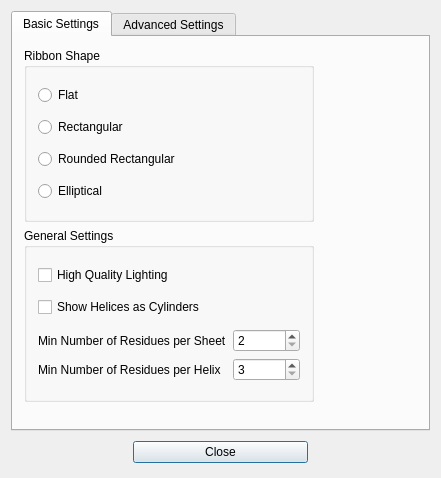
<?xml version="1.0" encoding="UTF-8"?>
<ui version="4.0">
 <class>dlg_cartoon</class>
 <widget class="QDialog" name="dlg_cartoon">
  <property name="geometry">
   <rect>
    <x>0</x>
    <y>0</y>
    <width>441</width>
    <height>478</height>
   </rect>
  </property>
  <property name="windowTitle">
   <string>Cartoon Properties</string>
  </property>
  <layout class="QVBoxLayout" name="verticalLayout_5">
   <item>
    <widget class="QTabWidget" name="tabWidget2">
     <property name="currentIndex">
      <number>0</number>
     </property>
     <widget class="QWidget" name="tabBasic">
      <attribute name="title">
       <string>Basic Settings</string>
      </attribute>
      <layout class="QGridLayout" name="gridLayout_2">
       <item row="0" column="0">
        <widget class="QGroupBox" name="groupBox">
         <property name="title">
          <string>Ribbon Shape</string>
         </property>
         <layout class="QVBoxLayout" name="verticalLayout">
          <item>
           <widget class="QRadioButton" name="m_pShapeFlat">
            <property name="text">
             <string>Flat</string>
            </property>
            <attribute name="buttonGroup">
             <string>m_pRibbonShape</string>
            </attribute>
           </widget>
          </item>
          <item>
           <widget class="QRadioButton" name="m_pShapeRectangular">
            <property name="text">
             <string>Rectangular</string>
            </property>
            <attribute name="buttonGroup">
             <string>m_pRibbonShape</string>
            </attribute>
           </widget>
          </item>
          <item>
           <widget class="QRadioButton" name="m_pShapeRoundedRectangular">
            <property name="text">
             <string>Rounded Rectangular</string>
            </property>
            <attribute name="buttonGroup">
             <string>m_pRibbonShape</string>
            </attribute>
           </widget>
          </item>
          <item>
           <widget class="QRadioButton" name="m_pShapeElliptical">
            <property name="text">
             <string>Elliptical</string>
            </property>
            <attribute name="buttonGroup">
             <string>m_pRibbonShape</string>
            </attribute>
           </widget>
          </item>
         </layout>
        </widget>
       </item>
       <item row="1" column="0">
        <widget class="QGroupBox" name="groupBox_2">
         <property name="title">
          <string>General Settings</string>
         </property>
         <layout class="QVBoxLayout" name="verticalLayout_2">
          <item>
           <widget class="QCheckBox" name="m_pCheckBoxPerPixelLighting">
            <property name="toolTip">
             <string>High Quality Lighting will have a small impact on rendering speed. It can only be used in conjunction with Vertex/Pixel Shader.</string>
            </property>
            <property name="text">
             <string>High Quality Lighting</string>
            </property>
           </widget>
          </item>
          <item>
           <widget class="QCheckBox" name="m_pCheckBoxHelixCylinder">
            <property name="toolTip">
             <string>This draws helices as cylinders.</string>
            </property>
            <property name="text">
             <string>Show Helices as Cylinders</string>
            </property>
           </widget>
          </item>
          <item>
           <layout class="QGridLayout" name="gridLayout">
            <item row="0" column="0">
             <widget class="QLabel" name="textLabel1">
              <property name="toolTip">
               <string>If a sheet consists of less residues, it will be rendered as a turn.</string>
              </property>
              <property name="text">
               <string>Min Number of Residues per Sheet</string>
              </property>
              <property name="wordWrap">
               <bool>false</bool>
              </property>
             </widget>
            </item>
            <item row="0" column="1">
             <widget class="QSpinBox" name="m_pSpinBoxSheetRes">
              <property name="sizePolicy">
               <sizepolicy hsizetype="Preferred" vsizetype="Fixed">
                <horstretch>0</horstretch>
                <verstretch>0</verstretch>
               </sizepolicy>
              </property>
              <property name="keyboardTracking">
               <bool>false</bool>
              </property>
              <property name="minimum">
               <number>2</number>
              </property>
              <property name="maximum">
               <number>999999</number>
              </property>
             </widget>
            </item>
            <item row="1" column="0">
             <widget class="QLabel" name="textLabel1_2">
              <property name="toolTip">
               <string>If a helix consists of less residues, it will be rendered as turn.</string>
              </property>
              <property name="text">
               <string>Min Number of Residues per Helix</string>
              </property>
              <property name="wordWrap">
               <bool>false</bool>
              </property>
             </widget>
            </item>
            <item row="1" column="1">
             <widget class="QSpinBox" name="m_pSpinBoxHelixRes">
              <property name="keyboardTracking">
               <bool>false</bool>
              </property>
              <property name="minimum">
               <number>3</number>
              </property>
              <property name="maximum">
               <number>999999</number>
              </property>
             </widget>
            </item>
           </layout>
          </item>
         </layout>
        </widget>
       </item>
       <item row="0" column="1">
        <spacer name="horizontalSpacer">
         <property name="orientation">
          <enum>Qt::Horizontal</enum>
         </property>
         <property name="sizeHint" stdset="0">
          <size>
           <width>40</width>
           <height>20</height>
          </size>
         </property>
        </spacer>
       </item>
       <item row="2" column="0">
        <spacer name="spacer6_2_2">
         <property name="orientation">
          <enum>Qt::Vertical</enum>
         </property>
         <property name="sizeType">
          <enum>QSizePolicy::Preferred</enum>
         </property>
         <property name="sizeHint" stdset="0">
          <size>
           <width>20</width>
           <height>16</height>
          </size>
         </property>
        </spacer>
       </item>
      </layout>
     </widget>
     <widget class="QWidget" name="tabAdvanced">
      <attribute name="title">
       <string>Advanced Settings</string>
      </attribute>
      <layout class="QVBoxLayout" name="verticalLayout_4">
       <item>
        <widget class="QGroupBox" name="groupBox_4">
         <property name="title">
          <string>General Settings</string>
         </property>
         <layout class="QVBoxLayout" name="verticalLayout_3">
          <item>
           <widget class="QCheckBox" name="m_pCheckBoxHelixArrowHeads">
            <property name="toolTip">
             <string>This draws arrowheads for the helices, too.</string>
            </property>
            <property name="text">
             <string>Draw Helices with Arrowheads</string>
            </property>
           </widget>
          </item>
          <item>
           <widget class="QCheckBox" name="m_pCheckBoxShader">
            <property name="toolTip">
             <string>Use of pixel and vertex shaders is very efficient for dynamic scenes.</string>
            </property>
            <property name="text">
             <string>Use Vertex/Pixel Shader for
Fast Protein Dynamics Rendering</string>
            </property>
           </widget>
          </item>
          <item>
           <widget class="QCheckBox" name="m_pCheckBoxPeptidePlanes">
            <property name="toolTip">
             <string>This shows simply estimated peptide planes.</string>
            </property>
            <property name="text">
             <string>Show Approximated Peptide Planes</string>
            </property>
           </widget>
          </item>
         </layout>
        </widget>
       </item>
       <item>
        <widget class="QGroupBox" name="groupBox_3">
         <property name="title">
          <string>Geometry Settings</string>
         </property>
         <layout class="QGridLayout" name="gridLayout_3">
          <item row="0" column="0">
           <widget class="QLabel" name="textLabel2_2_2">
            <property name="toolTip">
             <string>Set the diameter scaling factor for the tube parts.</string>
            </property>
            <property name="text">
             <string>Tube Diameter</string>
            </property>
            <property name="wordWrap">
             <bool>false</bool>
            </property>
           </widget>
          </item>
          <item row="0" column="1">
           <widget class="QDoubleSpinBox" name="m_pCartoonTubeDiameter">
            <property name="keyboardTracking">
             <bool>false</bool>
            </property>
            <property name="singleStep">
             <double>0.100000000000000</double>
            </property>
           </widget>
          </item>
          <item row="0" column="2" colspan="4">
           <spacer name="horizontalSpacer_3">
            <property name="orientation">
             <enum>Qt::Horizontal</enum>
            </property>
            <property name="sizeType">
             <enum>QSizePolicy::Preferred</enum>
            </property>
            <property name="sizeHint" stdset="0">
             <size>
              <width>88</width>
              <height>24</height>
             </size>
            </property>
           </spacer>
          </item>
          <item row="1" column="0">
           <widget class="QLabel" name="textLabel2_2_2_2">
            <property name="toolTip">
             <string>Set the width and height scaling factor for the sheets.</string>
            </property>
            <property name="text">
             <string>Sheet Width  /  Height</string>
            </property>
            <property name="wordWrap">
             <bool>false</bool>
            </property>
           </widget>
          </item>
          <item row="1" column="1">
           <widget class="QDoubleSpinBox" name="m_pCartoonSheetWidth">
            <property name="keyboardTracking">
             <bool>false</bool>
            </property>
            <property name="singleStep">
             <double>0.100000000000000</double>
            </property>
           </widget>
          </item>
          <item row="1" column="2">
           <spacer name="horizontalSpacer_8">
            <property name="orientation">
             <enum>Qt::Horizontal</enum>
            </property>
            <property name="sizeType">
             <enum>QSizePolicy::Preferred</enum>
            </property>
            <property name="sizeHint" stdset="0">
             <size>
              <width>1</width>
              <height>24</height>
             </size>
            </property>
           </spacer>
          </item>
          <item row="1" column="3">
           <widget class="QLabel" name="textLabel3">
            <property name="text">
             <string>/</string>
            </property>
            <property name="wordWrap">
             <bool>false</bool>
            </property>
           </widget>
          </item>
          <item row="1" column="4">
           <spacer name="horizontalSpacer_9">
            <property name="orientation">
             <enum>Qt::Horizontal</enum>
            </property>
            <property name="sizeType">
             <enum>QSizePolicy::Preferred</enum>
            </property>
            <property name="sizeHint" stdset="0">
             <size>
              <width>2</width>
              <height>24</height>
             </size>
            </property>
           </spacer>
          </item>
          <item row="1" column="5">
           <widget class="QDoubleSpinBox" name="m_pCartoonSheetHeight">
            <property name="keyboardTracking">
             <bool>false</bool>
            </property>
            <property name="singleStep">
             <double>0.100000000000000</double>
            </property>
           </widget>
          </item>
          <item row="2" column="0">
           <widget class="QLabel" name="textLabel2_2_2_3">
            <property name="toolTip">
             <string>Set the width and height scaling factor for helices, where width is in the direction of the helix axis and the height corresponds to the thickness of the helices.</string>
            </property>
            <property name="text">
             <string>Helix Width / Height</string>
            </property>
            <property name="wordWrap">
             <bool>false</bool>
            </property>
           </widget>
          </item>
          <item row="2" column="1">
           <widget class="QDoubleSpinBox" name="m_pCartoonHelixWidth">
            <property name="keyboardTracking">
             <bool>false</bool>
            </property>
            <property name="singleStep">
             <double>0.100000000000000</double>
            </property>
           </widget>
          </item>
          <item row="2" column="2">
           <spacer name="horizontalSpacer_7">
            <property name="orientation">
             <enum>Qt::Horizontal</enum>
            </property>
            <property name="sizeType">
             <enum>QSizePolicy::Preferred</enum>
            </property>
            <property name="sizeHint" stdset="0">
             <size>
              <width>1</width>
              <height>24</height>
             </size>
            </property>
           </spacer>
          </item>
          <item row="2" column="3">
           <widget class="QLabel" name="textLabel3_2">
            <property name="text">
             <string>/</string>
            </property>
            <property name="wordWrap">
             <bool>false</bool>
            </property>
           </widget>
          </item>
          <item row="2" column="4">
           <spacer name="horizontalSpacer_6">
            <property name="orientation">
             <enum>Qt::Horizontal</enum>
            </property>
            <property name="sizeType">
             <enum>QSizePolicy::Preferred</enum>
            </property>
            <property name="sizeHint" stdset="0">
             <size>
              <width>2</width>
              <height>24</height>
             </size>
            </property>
           </spacer>
          </item>
          <item row="2" column="5">
           <widget class="QDoubleSpinBox" name="m_pCartoonHelixHeight">
            <property name="keyboardTracking">
             <bool>false</bool>
            </property>
            <property name="singleStep">
             <double>0.100000000000000</double>
            </property>
           </widget>
          </item>
          <item row="3" column="0">
           <widget class="QLabel" name="textlabel">
            <property name="toolTip">
             <string>Set the number of segments between two consecutive atoms. Increases optical quality but adds quickly very many triangles.</string>
            </property>
            <property name="text">
             <string>Segments per Residue</string>
            </property>
            <property name="wordWrap">
             <bool>false</bool>
            </property>
           </widget>
          </item>
          <item row="3" column="1">
           <widget class="QSpinBox" name="m_pSpinBoxSegments">
            <property name="keyboardTracking">
             <bool>false</bool>
            </property>
            <property name="minimum">
             <number>4</number>
            </property>
            <property name="maximum">
             <number>1000</number>
            </property>
            <property name="value">
             <number>6</number>
            </property>
           </widget>
          </item>
          <item row="3" column="2" colspan="4">
           <spacer name="horizontalSpacer_2">
            <property name="orientation">
             <enum>Qt::Horizontal</enum>
            </property>
            <property name="sizeType">
             <enum>QSizePolicy::Preferred</enum>
            </property>
            <property name="sizeHint" stdset="0">
             <size>
              <width>88</width>
              <height>24</height>
             </size>
            </property>
           </spacer>
          </item>
          <item row="4" column="0">
           <widget class="QLabel" name="textLabel2">
            <property name="minimumSize">
             <size>
              <width>0</width>
              <height>30</height>
             </size>
            </property>
            <property name="toolTip">
             <string>A high number will make the cartoon look much better but produces a lot more triangles. Even values are recommended.</string>
            </property>
            <property name="text">
             <string>Tube/Cylinder Profile Corners</string>
            </property>
            <property name="wordWrap">
             <bool>false</bool>
            </property>
           </widget>
          </item>
          <item row="4" column="1">
           <widget class="QSpinBox" name="m_pSpinBoxTubeCorners">
            <property name="keyboardTracking">
             <bool>false</bool>
            </property>
            <property name="minimum">
             <number>3</number>
            </property>
            <property name="maximum">
             <number>1000</number>
            </property>
            <property name="value">
             <number>6</number>
            </property>
           </widget>
          </item>
          <item row="4" column="2" colspan="4">
           <spacer name="horizontalSpacer_4">
            <property name="orientation">
             <enum>Qt::Horizontal</enum>
            </property>
            <property name="sizeType">
             <enum>QSizePolicy::Preferred</enum>
            </property>
            <property name="sizeHint" stdset="0">
             <size>
              <width>88</width>
              <height>27</height>
             </size>
            </property>
           </spacer>
          </item>
          <item row="3" column="6">
           <spacer name="horizontalSpacer_10">
            <property name="orientation">
             <enum>Qt::Horizontal</enum>
            </property>
            <property name="sizeHint" stdset="0">
             <size>
              <width>0</width>
              <height>20</height>
             </size>
            </property>
           </spacer>
          </item>
          <item row="5" column="2" colspan="4">
           <spacer name="horizontalSpacer_5">
            <property name="orientation">
             <enum>Qt::Horizontal</enum>
            </property>
            <property name="sizeType">
             <enum>QSizePolicy::Preferred</enum>
            </property>
            <property name="sizeHint" stdset="0">
             <size>
              <width>88</width>
              <height>27</height>
             </size>
            </property>
           </spacer>
          </item>
          <item row="5" column="1">
           <widget class="QSpinBox" name="m_pSpinBoxSheetHelixCorners">
            <property name="keyboardTracking">
             <bool>false</bool>
            </property>
            <property name="minimum">
             <number>2</number>
            </property>
            <property name="maximum">
             <number>1000</number>
            </property>
            <property name="value">
             <number>8</number>
            </property>
           </widget>
          </item>
          <item row="5" column="0">
           <widget class="QLabel" name="textLabel2_2">
            <property name="minimumSize">
             <size>
              <width>0</width>
              <height>30</height>
             </size>
            </property>
            <property name="toolTip">
             <string>A high number will make the cartoon look much better but produces a lot more triangles. Even values are recommended.</string>
            </property>
            <property name="text">
             <string>Helix/Sheet Profile Corners</string>
            </property>
            <property name="wordWrap">
             <bool>false</bool>
            </property>
           </widget>
          </item>
         </layout>
        </widget>
       </item>
      </layout>
     </widget>
    </widget>
   </item>
   <item>
    <layout class="QHBoxLayout" name="horizontalLayout">
     <item>
      <spacer name="spacer1">
       <property name="orientation">
        <enum>Qt::Horizontal</enum>
       </property>
       <property name="sizeType">
        <enum>QSizePolicy::Expanding</enum>
       </property>
       <property name="sizeHint" stdset="0">
        <size>
         <width>80</width>
         <height>20</height>
        </size>
       </property>
      </spacer>
     </item>
     <item>
      <widget class="QPushButton" name="m_pButtonClose">
       <property name="minimumSize">
        <size>
         <width>175</width>
         <height>0</height>
        </size>
       </property>
       <property name="text">
        <string>Close</string>
       </property>
      </widget>
     </item>
     <item>
      <spacer name="spacer2">
       <property name="orientation">
        <enum>Qt::Horizontal</enum>
       </property>
       <property name="sizeType">
        <enum>QSizePolicy::Expanding</enum>
       </property>
       <property name="sizeHint" stdset="0">
        <size>
         <width>80</width>
         <height>30</height>
        </size>
       </property>
      </spacer>
     </item>
    </layout>
   </item>
  </layout>
 </widget>
 <layoutdefault spacing="6" margin="11"/>
 <pixmapfunction>qPixmapFromMimeSource</pixmapfunction>
 <tabstops>
  <tabstop>tabWidget2</tabstop>
  <tabstop>m_pCheckBoxHelixCylinder</tabstop>
  <tabstop>m_pCheckBoxHelixArrowHeads</tabstop>
  <tabstop>m_pCheckBoxShader</tabstop>
  <tabstop>m_pCheckBoxPeptidePlanes</tabstop>
  <tabstop>m_pSpinBoxSegments</tabstop>
 </tabstops>
 <resources/>
 <connections/>
 <buttongroups>
  <buttongroup name="m_pRibbonShape"/>
 </buttongroups>
</ui>
